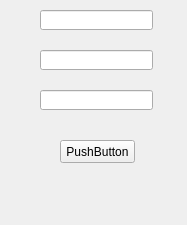
<?xml version="1.0" encoding="UTF-8"?>
<ui version="4.0">
 <class>Register</class>
 <widget class="QWidget" name="Register">
  <property name="geometry">
   <rect>
    <x>0</x>
    <y>0</y>
    <width>187</width>
    <height>225</height>
   </rect>
  </property>
  <property name="windowTitle">
   <string>Form</string>
  </property>
  <widget class="QLineEdit" name="re_id">
   <property name="geometry">
    <rect>
     <x>40</x>
     <y>10</y>
     <width>113</width>
     <height>20</height>
    </rect>
   </property>
  </widget>
  <widget class="QLineEdit" name="re_passwd">
   <property name="geometry">
    <rect>
     <x>40</x>
     <y>50</y>
     <width>113</width>
     <height>20</height>
    </rect>
   </property>
  </widget>
  <widget class="QLineEdit" name="re_name">
   <property name="geometry">
    <rect>
     <x>40</x>
     <y>90</y>
     <width>113</width>
     <height>20</height>
    </rect>
   </property>
  </widget>
  <widget class="QPushButton" name="re_btn">
   <property name="geometry">
    <rect>
     <x>60</x>
     <y>140</y>
     <width>75</width>
     <height>23</height>
    </rect>
   </property>
   <property name="text">
    <string>PushButton</string>
   </property>
  </widget>
 </widget>
 <resources/>
 <connections/>
</ui>
